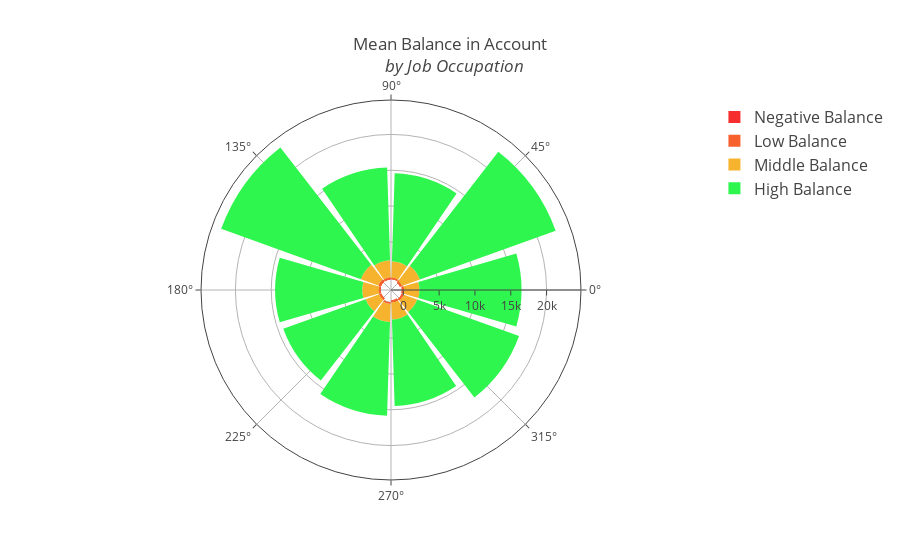

Notebook cell for this chart:
### Code cell
# Balance Distribution

# Create a Balance Category
df["balance_status"] = np.nan
lst = [df]

for col in lst:
    col.loc[col["balance"] < 0, "balance_status"] = "negative"
    col.loc[(col["balance"] >= 0) & (col["balance"] <= 30000), "balance_status"] = "low"
    col.loc[(col["balance"] > 30000) & (col["balance"] <= 40000), "balance_status"] = "middle"
    col.loc[col["balance"] > 40000, "balance_status"] = "high"
    
# balance by balance_status
negative = df["balance"].loc[df["balance_status"] == "negative"].values.tolist()
low = df["balance"].loc[df["balance_status"] == "low"].values.tolist()
middle = df["balance"].loc[df["balance_status"] == "middle"].values.tolist()
high = df["balance"].loc[df["balance_status"] == "high"].values.tolist()


# Get the average by occupation in each balance category
job_balance = df.groupby(['job', 'balance_status'])['balance'].mean()


trace1 = go.Barpolar(
    r=[-199.0, -392.0, -209.0, -247.0, -233.0, -270.0, -271.0, 0, -276.0, -134.5],
    text=["blue-collar", "entrepreneur", "housemaid", "management", "retired", "self-employed",
         "services", "student", "technician", "unemployed"],
    name='Negative Balance',
    marker=dict(
        color='rgb(246, 46, 46)'
    )
)
trace2 = go.Barpolar(
    r=[319.5, 283.0, 212.0, 313.0, 409.0, 274.5, 308.5, 253.0, 316.0, 330.0],
    text=["blue-collar", "entrepreneur", "housemaid", "management", "retired", "self-employed",
         "services", "student", "technician", "unemployed"],
    name='Low Balance',
    marker=dict(
        color='rgb(246, 97, 46)'
    )
)
trace3 = go.Barpolar(
    r=[2128.5, 2686.0, 2290.0, 2366.0, 2579.0, 2293.5, 2005.5, 2488.0, 2362.0, 1976.0],
    text=["blue-collar", "entrepreneur", "housemaid", "management", "retired", "self-employed",
         "services", "student", "technician", "unemployed"],
    name='Middle Balance',
    marker=dict(
        color='rgb(246, 179, 46)'
    )
)
trace4 = go.Barpolar(
    r=[14247.5, 20138.5, 12278.5, 12956.0, 20723.0, 12159.0, 12223.0, 13107.0, 12063.0, 15107.5],
    text=["blue-collar", "entrepreneur", "housemaid", "management", "retired", "self-employed",
         "services", "student", "technician", "unemployed"],
    name='High Balance',
    marker=dict(
        color='rgb(46, 246, 78)'
    )
)
data = [trace1, trace2, trace3, trace4]
layout = go.Layout(
    title='Mean Balance in Account<br> <i> by Job Occupation</i>',
    font=dict(
        size=12
    ),
    legend=dict(
        font=dict(
            size=16
        )
    ),
    radialaxis=dict(
        ticksuffix='%'
    ),
    orientation=270
)
fig = go.Figure(data=data, layout=layout)
iplot(fig, filename='polar-area-chart')

### Figure 1 — Plotly figure (JSON) as saved in the notebook; plotly's stock layout.template omitted (floating-point values rounded to 4 significant figures)
{"data": [{"marker": {"color": "rgb(246, 46, 46)"}, "name": "Negative Balance", "r": [-199, -392, -209, -247, -233, -270, -271, 0, -276, -134.5], "text": ["blue-collar", "entrepreneur", "housemaid", "management", "retired", "self-employed", "services", "student", "technician", "unemployed"], "type": "barpolar", "uid": "d2a9e330-d6cb-4c54-94cd-585d486bbbd5"}, {"marker": {"color": "rgb(246, 97, 46)"}, "name": "Low Balance", "r": [319.5, 283, 212, 313, 409, 274.5, 308.5, 253, 316, 330], "text": ["blue-collar", "entrepreneur", "housemaid", "management", "retired", "self-employed", "services", "student", "technician", "unemployed"], "type": "barpolar", "uid": "c7cd6e5d-3018-4fd7-a962-705c538b874c"}, {"marker": {"color": "rgb(246, 179, 46)"}, "name": "Middle Balance", "r": [2128.0, 2686, 2290, 2366, 2579, 2294.0, 2006.0, 2488, 2362, 1976], "text": ["blue-collar", "entrepreneur", "housemaid", "management", "retired", "self-employed", "services", "student", "technician", "unemployed"], "type": "barpolar", "uid": "1b907cb9-c2de-408e-a373-91e566af9075"}, {"marker": {"color": "rgb(46, 246, 78)"}, "name": "High Balance", "r": [14250.0, 20140.0, 12280.0, 12956, 20723, 12159, 12223, 13107, 12063, 15110.0], "text": ["blue-collar", "entrepreneur", "housemaid", "management", "retired", "self-employed", "services", "student", "technician", "unemployed"], "type": "barpolar", "uid": "295cbde4-760a-4226-ad8b-f994db005451"}], "layout": {"font": {"size": 12}, "legend": {"font": {"size": 16}}, "orientation": -90, "radialaxis": {"ticksuffix": "%"}, "title": {"text": "Mean Balance in Account<br> <i> by Job Occupation</i>"}}}
